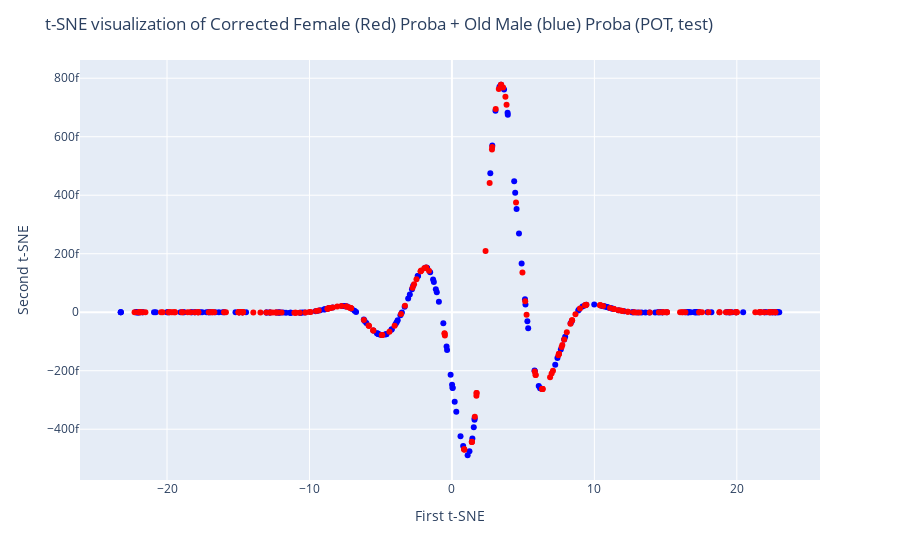

The cell this chart's notebook holds for it:
### Code cell
import plotly.express as px

fig = px.scatter(x=X_test_male_proba_2d[:, 0], y=X_test_male_proba_2d[:, 1], color_discrete_sequence=['blue'])
fig2 = px.scatter(x=X_test_female_proba_temp_2d[:, 0], y=X_test_female_proba_temp_2d[:, 1], color_discrete_sequence=['red'])
fig.update_layout(
    title="t-SNE visualization of Corrected Female (Red) Proba + Old Male (blue) Proba (POT, test)",
    xaxis_title="First t-SNE",
    yaxis_title="Second t-SNE",
)
fig.add_trace(fig2.data[0])
fig.show()

### Figure 1 — Plotly figure (JSON) as saved in the notebook; plotly's stock layout.template omitted (floating-point values rounded to 4 significant figures; data arrays with more than 128 entries replaced by an {"elided": "..."} marker saying what was removed)
{"data": [{"hovertemplate": "x=%{x}<br>y=%{y}<extra></extra>", "legendgroup": "", "marker": {"color": "blue", "symbol": "circle"}, "mode": "markers", "name": "", "orientation": "v", "showlegend": false, "type": "scatter", "x": {"elided": "237 float values"}, "xaxis": "x", "y": {"elided": "237 float values"}, "yaxis": "y"}, {"hovertemplate": "x=%{x}<br>y=%{y}<extra></extra>", "legendgroup": "", "marker": {"color": "red", "symbol": "circle"}, "mode": "markers", "name": "", "orientation": "v", "showlegend": false, "type": "scatter", "x": {"elided": "208 float values"}, "xaxis": "x", "y": {"elided": "208 float values"}, "yaxis": "y"}], "layout": {"legend": {"tracegroupgap": 0}, "margin": {"t": 60}, "title": {"text": "t-SNE visualization of Corrected Female (Red) Proba + Old Male (blue) Proba (POT, test)"}, "xaxis": {"anchor": "y", "domain": [0, 1], "title": {"text": "First t-SNE"}}, "yaxis": {"anchor": "x", "domain": [0, 1], "title": {"text": "Second t-SNE"}}}}
